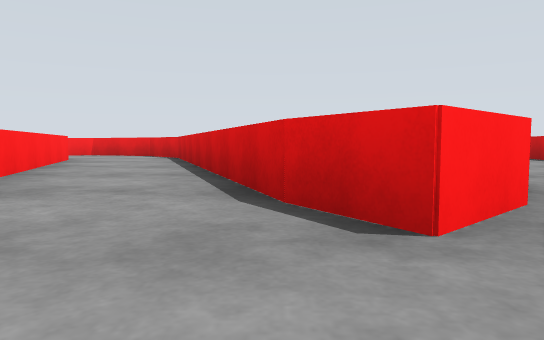
view 1 (above)

18 first-person views from a walk through a robot-simulator world made for Gazebo. The camera is 0.72 m above the floor, tilts 4° down and sees 70° across. The floor is counted in squares, 2.5 m on a side. Each view is taken from the middle of a square. On the plan, view 1 faces up. The plan holds only what a view shows up to about 9 squares ahead; the rest is blank. The place goes on beyond the plan.

view 2
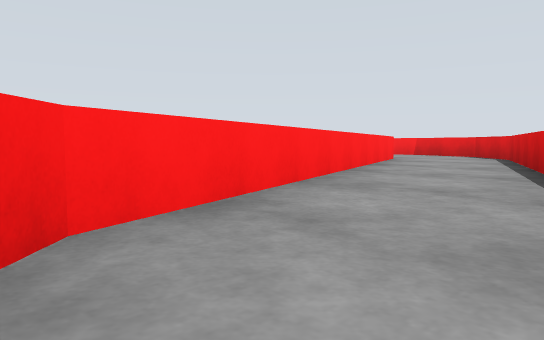

view 3
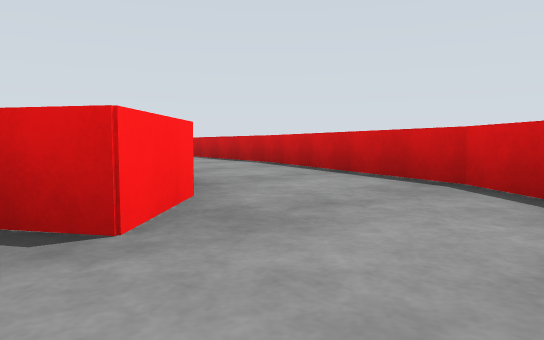

view 4
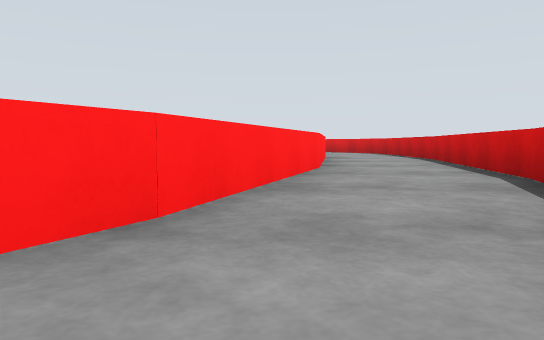

view 5
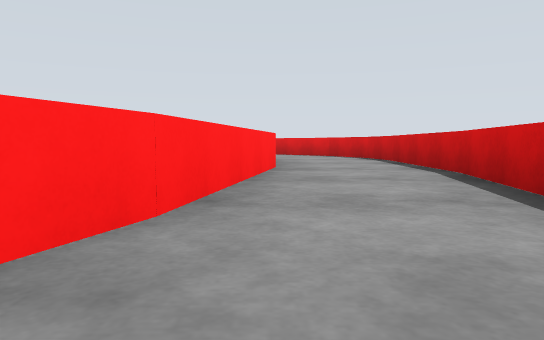

view 6
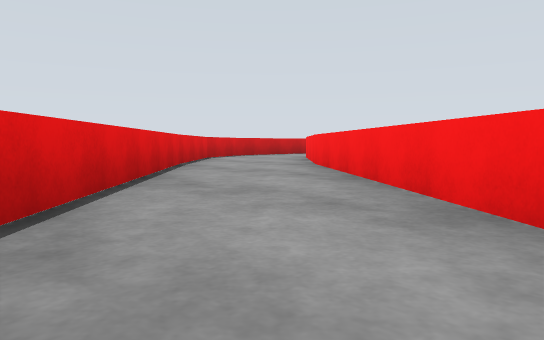

view 7
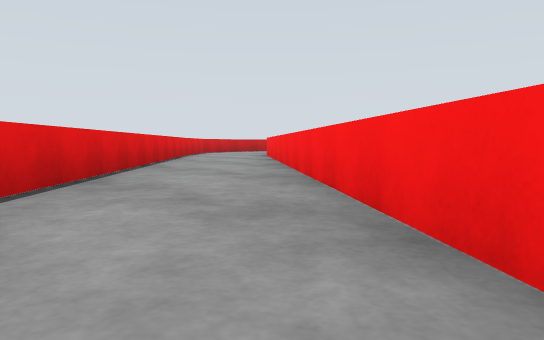

view 8
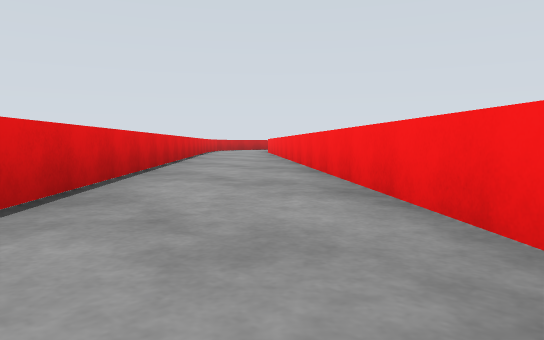

view 9
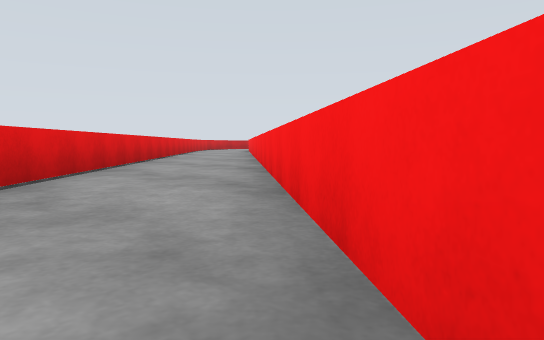

view 10
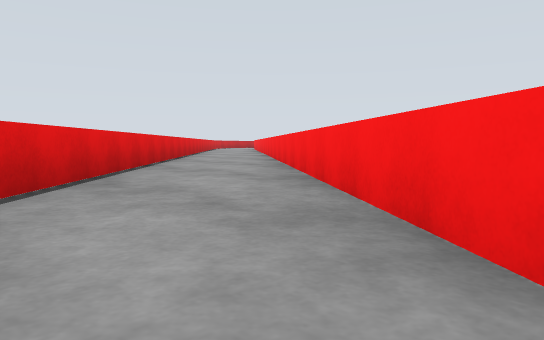

view 11
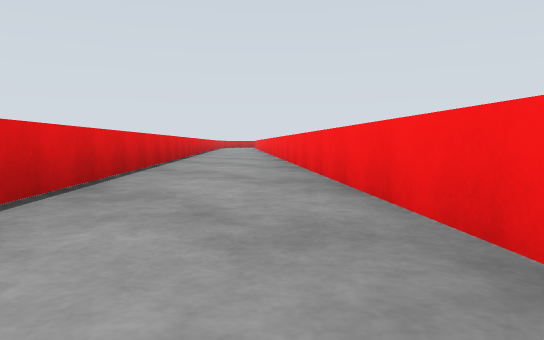

view 12
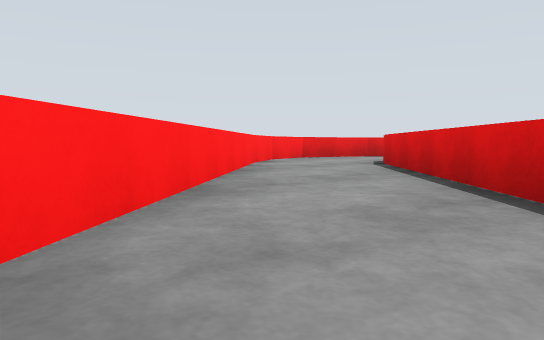

view 13
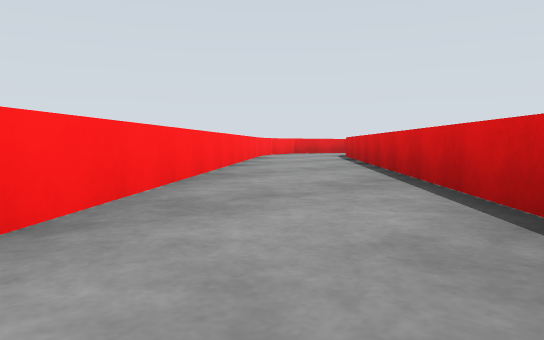

view 14
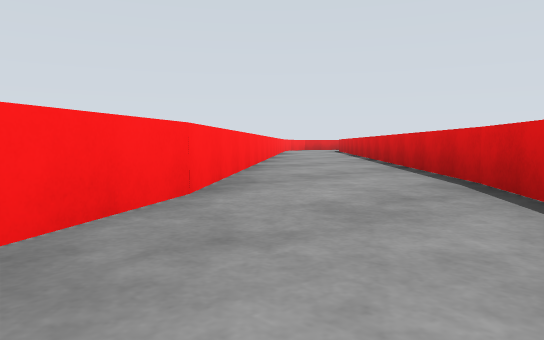

view 15
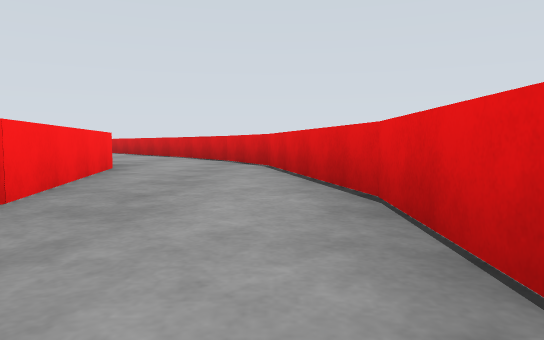

view 16
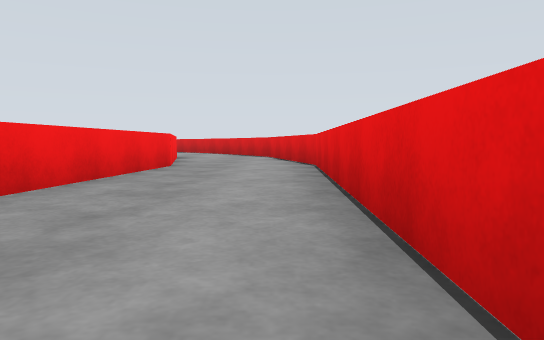

view 17
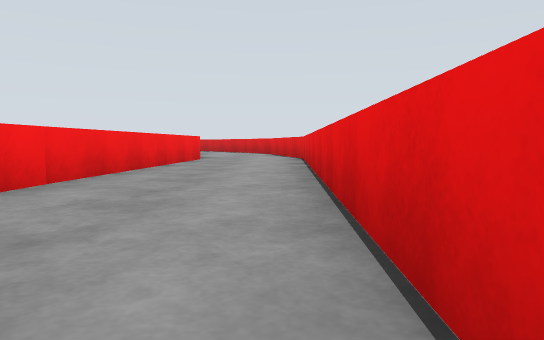

view 18
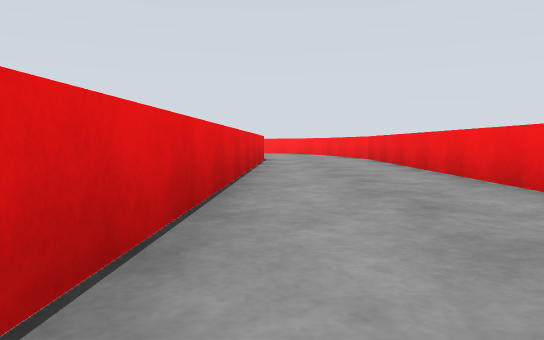

### Floor plan
Key: @ floor where view 1 was taken; # wall or solid block; . floor; = window, fence, low wall or low ledge.
Columns run from 28 left of view 1 to 5 right of it. Each row starts with its distance up from view 1.
 26                ..=#
 25                =..=
 24                 =..=
 23                  =..==
 22                   =...=
 21                    ==..=
 20                     .=..=
 19                       =..=
 18                        =..==
 17                         =..==
 16                          =...=
 15                           ==..=
 14                             =..=
 13                              =..=
 12                               =..=
 11                                =.=
 10                                 .=
  9                       ====     =.=
  8                      =....=    =.=
  7                     =..==..=  #..=
  6                    =..= #..=  #..=
  5                   =..=   =.=  =..#
  4                 ==..=    =..= =.=
  3                ==..=      =.=#..=
  2               =...=       =.==..#
  1              =..==        =....=
  0 =======###===..==          =@.=
 -1 ..............=
 -2 =..........===
 -3 #######===##

Where each view was taken, in squares from view 1:
view 1: 0 up, 0 right, facing up
view 2: 0 up, 0 right, facing up-left
view 3: 0 up, 0 right, facing up-right
view 4: 1 up, 2 right, facing up
view 5: 4 up, 3 right, facing up
view 6: 17 up, 2 left, facing down-right
view 7: 19 up, 5 left, facing down-right
view 8: 21 up, 7 left, facing down-right
view 9: 22 up, 9 left, facing down-right
view 10: 25 up, 12 left, facing down-right
view 11: 26 up, 13 left, facing down-right
view 12: 4 up, 10 left, facing up-right
view 13: 2 up, 12 left, facing up-right
view 14: 1 down, 16 left, facing up-right
view 15: 2 down, 21 left, facing right
view 16: 2 down, 24 left, facing right
view 17: 2 down, 26 left, facing right
view 18: 2 down, 22 left, facing left
